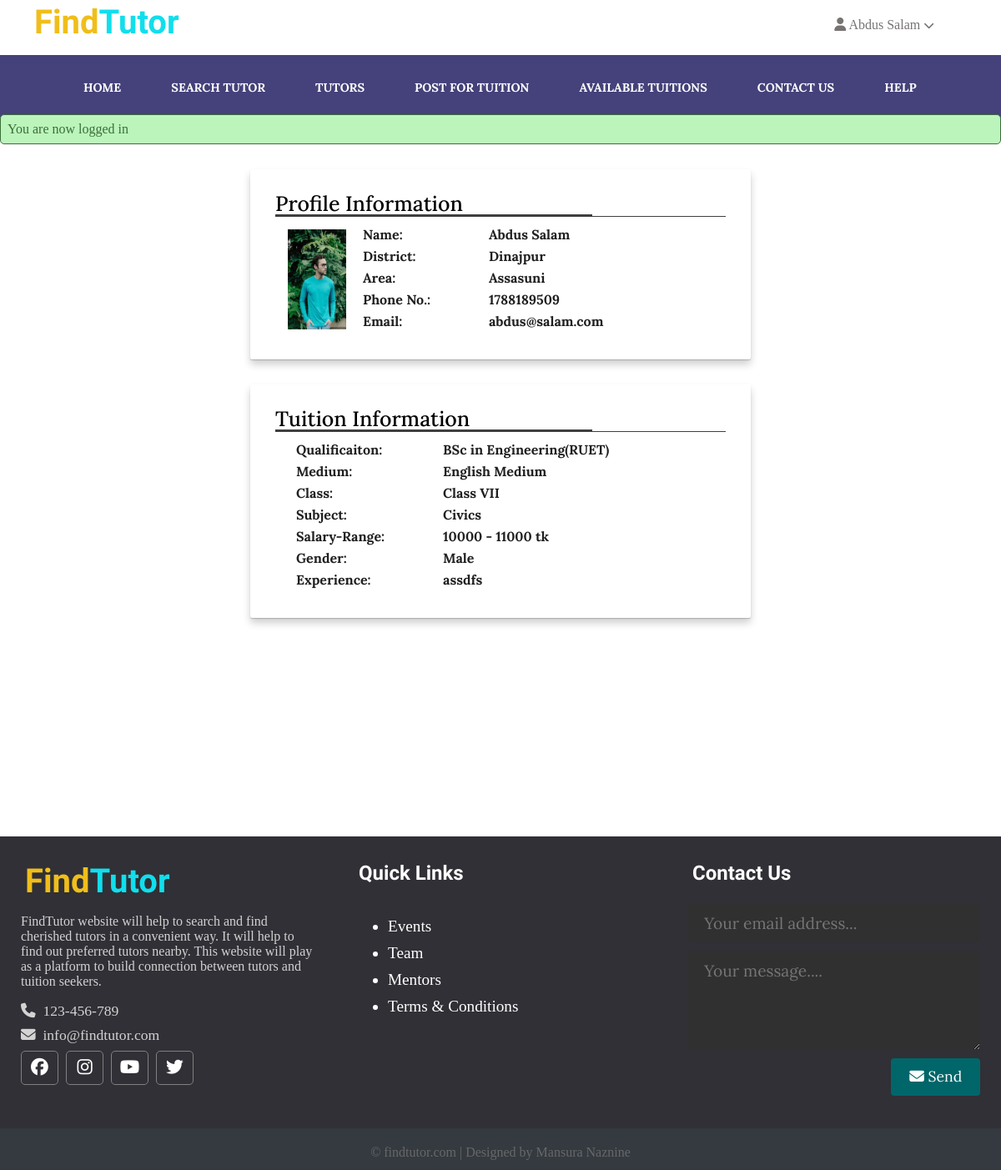
Page /FindTutor/profile.php (signed in) on the committed database.
### tables this page shows
CREATE TABLE `users` (
  `id` int(11) NOT NULL,
  `email` varchar(255) DEFAULT NULL,
  `username` varchar(255) DEFAULT NULL,
  `password` varchar(255) DEFAULT NULL,
  `tutor` tinyint(4) DEFAULT NULL,
  `img` varchar(255) DEFAULT NULL,
  `district` varchar(255) DEFAULT NULL,
  `area` varchar(255) DEFAULT NULL,
  `phone` int(15) DEFAULT NULL
);

CREATE TABLE `tutors` (
  `id` int(10) DEFAULT NULL,
  `qualification` varchar(255) DEFAULT NULL,
  `subject` varchar(255) DEFAULT NULL,
  `class` varchar(255) DEFAULT NULL,
  `medium` varchar(255) DEFAULT NULL,
  `salary` varchar(25) DEFAULT NULL,
  `gender` varchar(25) DEFAULT NULL,
  `experience` varchar(255) DEFAULT NULL,
  `hour` varchar(255) DEFAULT NULL
);

### FindTutor/app/database/db.php (called while the page is built, shortened)
<?php
require('connect.php');
function executeQuery($sql, $data)
{
    global $conn;
    $stmt = $conn->prepare($sql);
    $values = array_values($data);
    $types = str_repeat('s', count($values));
    $stmt->bind_param($types, ...$values);
    $stmt->execute();
    return $stmt;
}
function selectOne($table, $conditions)
{
    $sql = "SELECT * FROM $table";
    $i = 0;
    foreach ($conditions as $key => $value) {
        if ($i === 0) {
            $sql = $sql . " WHERE $key=?";
        } else {
            $sql = $sql . " AND $key=?";
        }
        $i++;
    }
    $sql = $sql . " LIMIT 1";
    $stmt = executeQuery($sql, $conditions);
    $records = $stmt->get_result()->fetch_assoc();
    return $records;
}

### FindTutor/profile.php (the view, shortened to what this page needs)
<?php
include(ROOT_PATH . "/app/database/db.php");
$user = selectOne('users', ['id' => $_SESSION['id']]);
$tutor =  selectOne('tutors', ['id' => $_SESSION['id']]);
?>
<!DOCTYPE html>
<html lang="en">
<head>
    <link rel="stylesheet" href="assets/css/style.css">
</head>
<body>
<?php include(ROOT_PATH . "/app/includes/header.php"); ?>
<?php include(ROOT_PATH . "/app/includes/messages.php"); ?>
      <div class="page-wrapper">
   <div class="container">
      <div class="title">Profile Information</div>
      <form action="#">
         <div class="available-tuitions">
            <div class="tuition-info photo">
               <img class="profile-pic" src="<?php echo BASE_URL . '/assets/images/' . $user['img']; ?>" alt="" class="post-image">
               </div>
            <div class="tuition-info type">
            <ul>
               <li><p>Name: </p></li>
                <li><p>District:</p></li>
                <li><p>Area:</p></li>
                <li><p>Phone No.:</p></li>
                <li><p>Email:</p></li>
             </ul>
             </div>
             <div class="tuition-info data">
               <ul>
                  <li><p><?php echo $user['username']; ?></p></li>
                   <li><p><?php echo $user['district']; ?></p></li>
                   <li><p><?php echo $user['area']; ?></p></li>
                   <li><p><?php echo $user['phone']; ?></p></li>
                   <li><p><?php echo $user['email']; ?></p></li>
                </ul>
                </div>
      </div>
    </form>
</div>
 <?php if ($user['tutor'] ==1): ?>
 <div class="container">
      <div class="title">Tuition Information</div>
      <form action="#">
         <div class="available-tuitions">
            <div class="tuition-info type">
            <ul>
               <li><p>Qualificaiton: </p></li>
                <li><p>Medium:</p></li>
                <li><p>Class:</p></li>
                <li><p>Subject:</p></li>
                <li><p>Salary-Range:</p></li>
                <li><p>Gender:</p></li>
                <li><p>Experience:</p></li>
             </ul>
             </div>
             <div class="tuition-info data">
               <ul>
                  <li><p><?php echo $tutor['qualification']; ?></p></li>
                   <li><p><?php echo $tutor['medium']; ?></p></li>
                   <li><p><?php echo $tutor['class']; ?></p></li>
                   <li><p><?php echo $tutor['subject']; ?></p></li>
                   <li><p><?php echo $tutor['salary']; ?></p></li>
                   <li><p><?php echo $tutor['gender']; ?></p></li>
                   <li><p><?php echo $tutor['experience']; ?></p></li>
                </ul>
                </div>
      </div>
    </form>
</div>
<?php endif; ?>
      </div>
   <?php include(ROOT_PATH . "/app/includes/footer.php"); ?>
</body>
</html>

### FindTutor/assets/css/style.css (style rules this page uses)
* { box-sizing: border-box; }
html,body { height: 100%; padding: 0px; margin: 0px; background:rgb(255, 255, 255); }
.page-wrapper { min-height: 100%; }
.container { max-width: 700px; background-color: rgb(255, 255, 255); padding: 25px 30px; border-radius: 2px; z-index: 50px; box-shadow: 0 1px 1px 0 rgba(0, 0, 0, 0.2), 0 6px 10px 0 rgba(0, 0, 0, 0.19); margin-left: 25%; margin-right:25%; width: 50%; margin-top: 30px; margin-bottom: 30px; position: relative; }
.container .title { font-size: 25px; font-weight: 500; position: relative; font-family: 'Lora', serif; }
.container .title::before { content: ''; position: absolute; left: 0; bottom: 0; height: 3px; width: 380px; background: #3f3f3f; }
.container .title::after { content: ''; position: absolute; right: 0; bottom: 0; height: 1px; width: 100%; background: #3f3f3f; }
.container .available-tuitions { padding: 5px; display: flex; flex-wrap: wrap; }
.container img { margin-top: 10px; margin-left: 10px; padding: 0px; width: 70px; height: 120px; }
.container .available-tuitions li { list-style: none; padding: 0px; height: 10px; margin-left: 30px; }
.container .available-tuitions li p { display: block; font-family: 'Lora', Bold; font-size: 1em; text-decoration: none; font-weight: bold; color: rgb(32, 32, 32); }
.container .type ul { margin-left: -50px; }
.type, .data { margin-top: -10px; }

### rows in the picture
users: img (picture), username "Abdus Salam", district "Dinajpur", area "Assasuni", phone "1788189509", email "abdus@salam.com"
tutors: qualification "BSc in Engineering(RUET)", medium "English Medium", class "Class VII", subject "Civics", salary "10000 - 11000 tk", gender "Male", experience "assdfs"

### other values in the picture
$_SESSION['username'] "Abdus Salam"
$_SESSION['message'] "You are now logged in"
